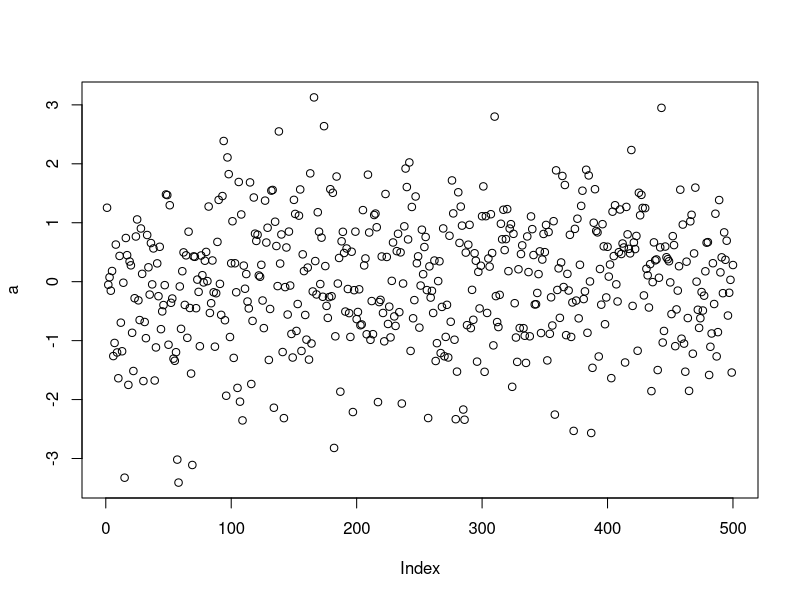
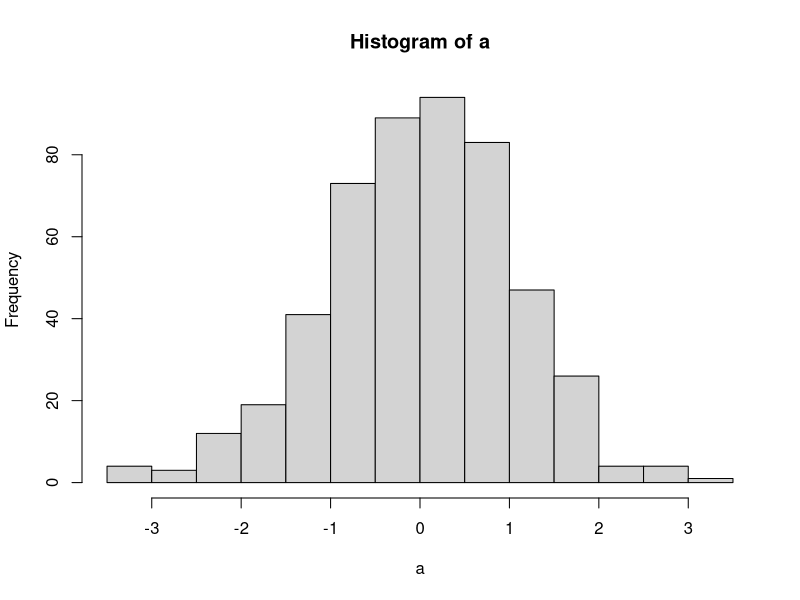
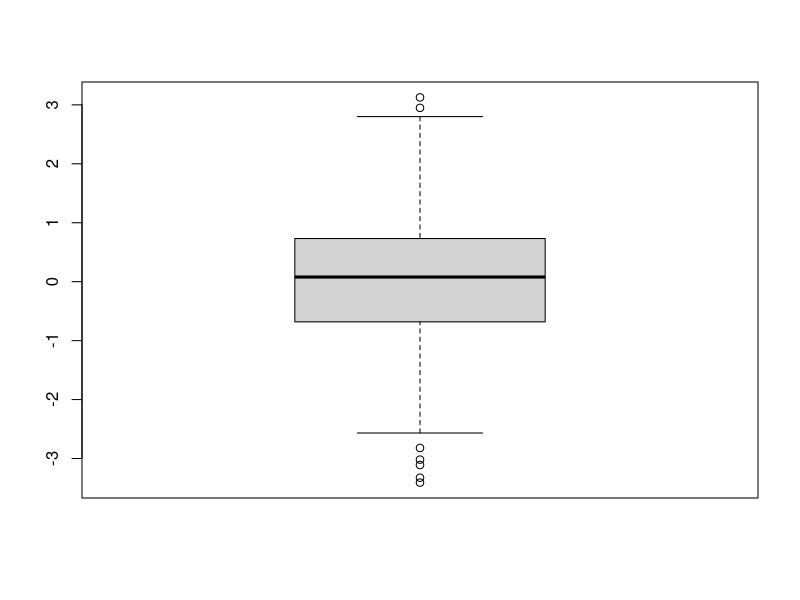
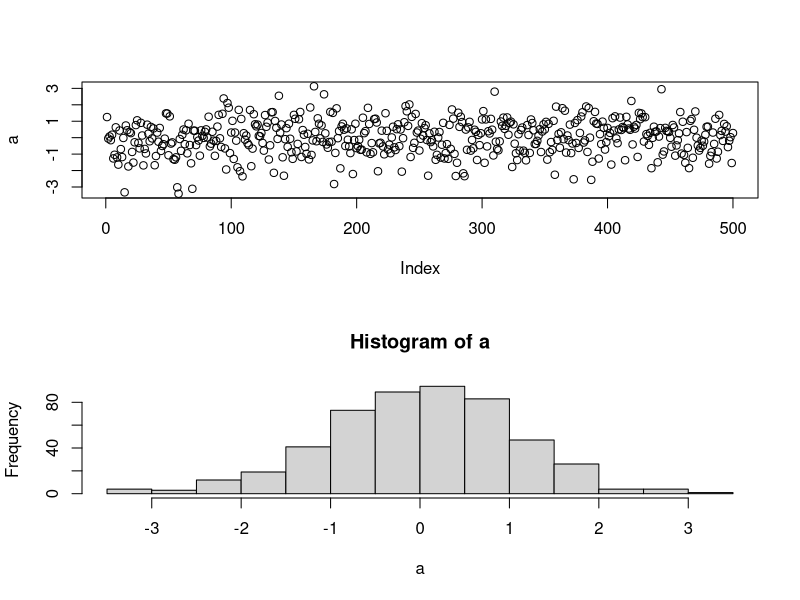
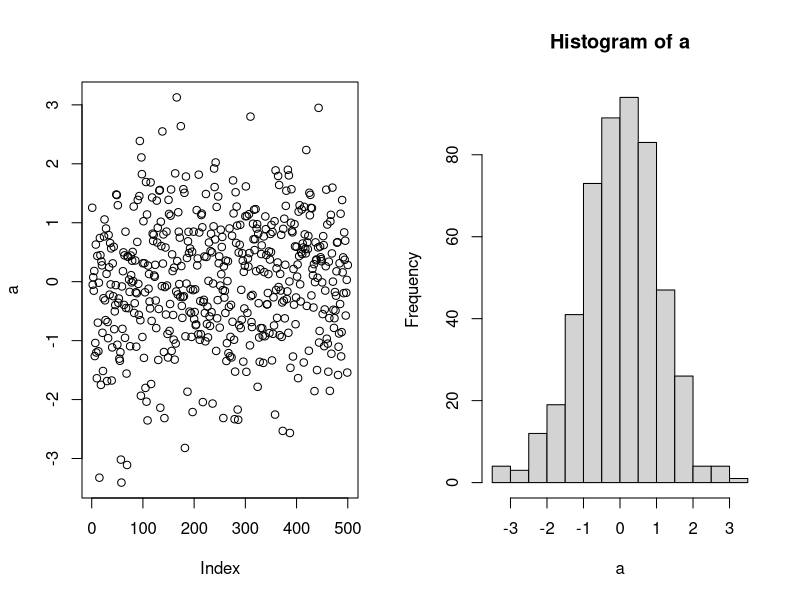
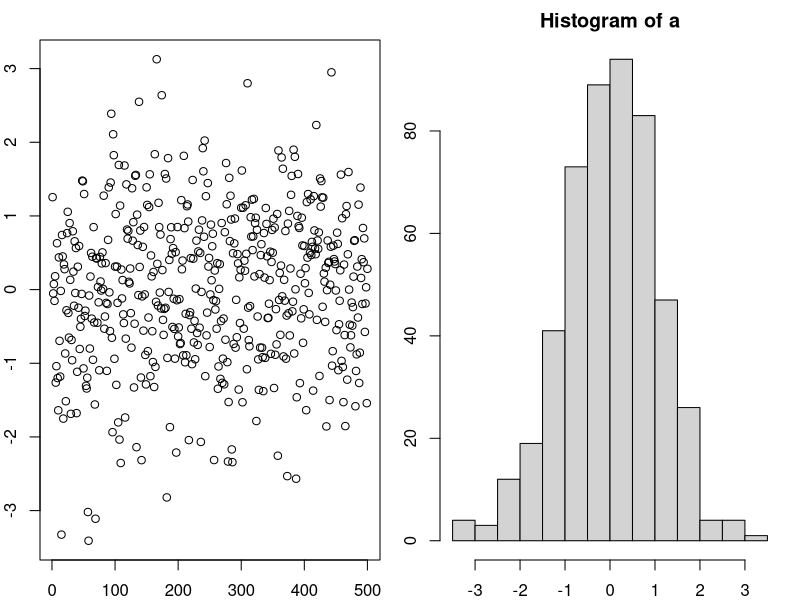
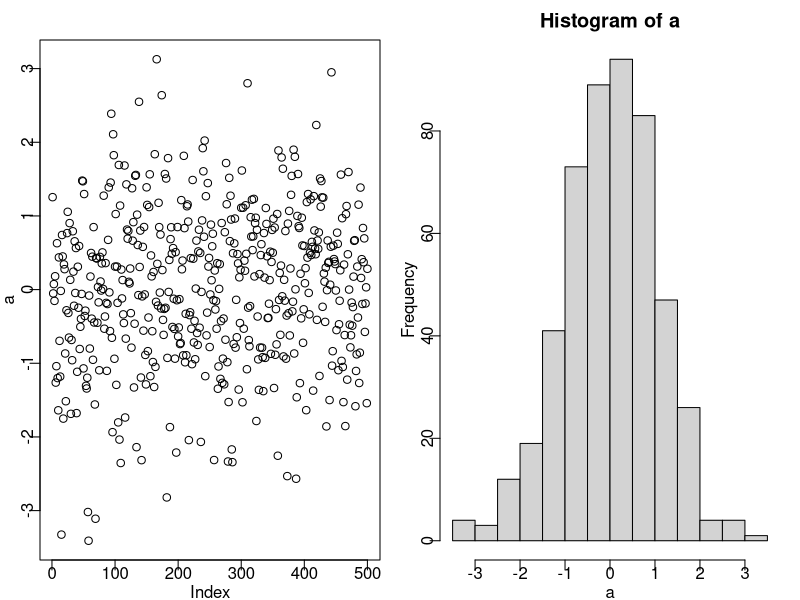
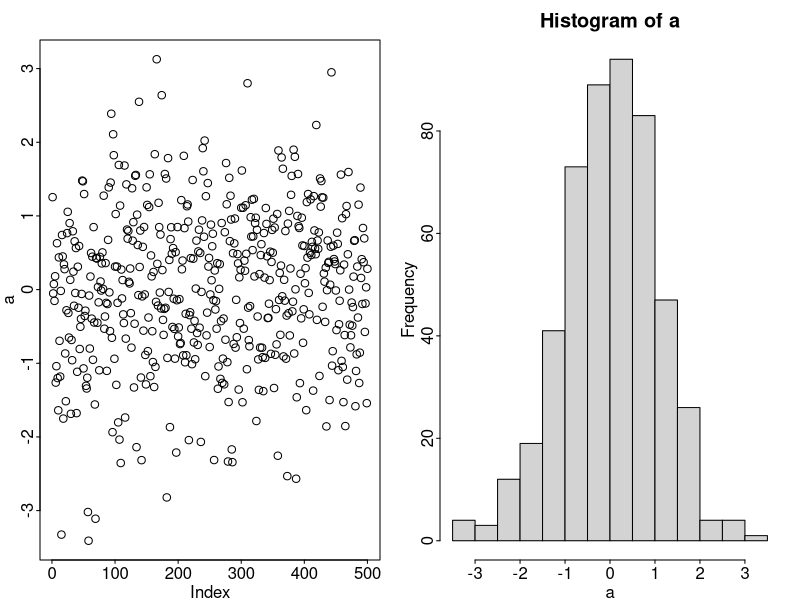

These charts were generated, in order, by the following R code:
#### Class 7: Thursday February 1

## Base graphics.
## Use of par() (`mfrow`, `mar`, `mai`, `mgp`, `tck`).
## Use of `layout()`.
## Exporting plots to different file formats.

## Base graphics
## Author of base graphics: Ross Ihaka

## We already know how to display individual plots.
a <- rnorm(500)
plot(a)
hist(a)
boxplot(a)

## What can we do if we want to display more than
## one plot together.

## First we need to introduce par().
## par() is used to query or set graphical parameters.
## There are lots of parameters, with default values:
par()
length(par())  ## Number of parameters

## You can ask for specific parameters, such as mfrow
## that determines the number of plots plotted together. 
par("mfrow")
## This means one row and one column, that only
## accomodates one plot.

## Let's modify it to two rows and one column
par(mfrow = c(2, 1))
plot(a)
hist(a)
## Now to one row and two columns
par(mfrow = c(1, 2))
plot(a)
hist(a)

## What if we want to modify margins?
## We can use mar (or mai)
## mar: A numerical vector of the form
##      c(bottom, left, top, right)
##      which gives the number of lines of margin
##      to be specified on the four sides of the plot.
##      The default is c(5, 4, 4, 2) + 0.1.
par(mar=c(2, 2, 2, 1))
plot(a)
hist(a)

## mai: Same as mar but in inches.
## par(mai = c(1.02, 0.82, 0.82, 0.42))  ## Default

## mgp: The margin line (in mex units) for the:
##  1: axis title,
##  2: axis labels and
##  3: axis line.
##  Note that mgp[1] affects title whereas mgp[2:3]
##  affect axis. The default is c(3, 1, 0).
par(mgp=c(1.1, 0.15, 0))
plot(a)
hist(a)

## Note on mex from help:
## "mex is a character size expansion factor which
## is used to describe coordinates in the margins of plots.
## Note that this does not change the font size,
## rather specifies the size of font (as a multiple of csi)
## used to convert between mar and mai, and between
## oma and omi."

## tck: The length of tick marks as a fraction of the
## smaller of the width or height of the plotting region.
## If tck >= 0.5 it is interpreted as a fraction of the
## relevant side, so if tck = 1 grid lines are drawn.
## The default setting (tck = NA) is to use tcl = -0.05.
par(tck = -0.01)
plot(a)
hist(a)

## You can set more than one parameter at the same time
par(mar = c(2, 2, 2, 1),
    mgp = c(1.1, 0.15, 0),
    tck = -0.01)
plot(a)
hist(a)

## Your turn
## Take some time to explore changing
## values for mar, mgp, and tck.

## Now, what happens if we want to show
## the three plots together
plot(a)
hist(a)
boxplot(a)
## Not good
## We can change mfrow
par(mfrow = c(2, 2))
plot(a)
hist(a)
boxplot(a)
## Not good either
par(mfrow = c(3, 1))
plot(a)
hist(a)
boxplot(a)
## Perhaps
par(mfrow = c(1,3))
plot(a)
hist(a)
boxplot(a)

## We can get a greater control if we use layout()
## Syntax:
## layout(mat,
##       widths = rep.int(1, ncol(mat)),
##       heights = rep.int(1, nrow(mat)),
##       respect = FALSE)
layout(mat = matrix(c(2, 2,
                      1, 3), 2,byrow = TRUE))
## The matrix represents how the plots
## are distributed. Each number is the
## plot (1 the first plot, 2 the second
## and 3 the third). In this case it means
## you want the second plot in the top row,
## the first plot in the second row first
## column, and the third plot in the second
## row second column
## You can use
layout.show(n = 3)
## if you need to visualize where the plots
## will be placed.

plot(a)
hist(a)
boxplot(a)

## You can change the aspect ratio using
## widths and heights.
## Changing widths
layout(mat = matrix(c(2, 2,
                      1, 3), 2,byrow = TRUE),
       widths = c(2, 1))
plot(a)
hist(a)
boxplot(a)
## The interpretation is that 2/3 of the
## space will be used by the first
## and 1/3 by the second.

## Changing heights
layout(mat = matrix(c(2, 2,
                      1, 3), 2,byrow = TRUE),
       heights = c(3, 2))
plot(a)
hist(a)
boxplot(a)

## Changing both
layout(mat = matrix(c(2, 2,
                      1, 3), 2,byrow = TRUE),
       widths = c(2, 1),
       heights = c(3, 2))
plot(a)
hist(a)
boxplot(a)


## respect=TRUE will assure that each unit
## column-width is the same physical
## measurement on the device as a unit
## row-height.
layout(mat = matrix(c(2, 2,
                      1, 3), 2, byrow = TRUE),
       widths = c(2, 1),
       heights = c(3, 2),
       respect = TRUE)
plot(a)
hist(a)
boxplot(a)

## respect can also take a matrix
## with 0 or 1 and the same
## structure as mat. In this 
## case will only be applied to
## the boxplot (but will change
## the width of the scatterplot
## as a result)
layout(mat = matrix(c(2, 2,
                      1, 3), 2, byrow = TRUE),
       widths = c(2, 1),
       heights = c(3, 2),
       respect = matrix(c(0, 0,
                          0, 1), 2, byrow = TRUE))
plot(a)
hist(a)
boxplot(a)


## Graphic querying functions

## Normal screen device
options('device')
## Current device
dev.cur()
## Note: this is created by rstudio
## Available devices
capabilities()

## Create an external screen
## X11(width = 10, height = 6)     ## for Linux
## windows(width = 10, height = 6) ## for Windows
## quartz(width = 10, height = 6)  ## for Mac
plot(a)
## The plot was sent to the external screen
## Note: The values we changed with par
## and the layout are the defaults. You need
## to resend those commands for each open
## device. 

## Creating a pdf to send the plot.
## Note: with default values of par
## and default. You can change the
## aspect ratio with width and height
## (default: 8, 8)
pdf(file = "test.pdf", width = 10, height = 6)
hist(a)
dev.off()
## dev.off() closes the device

## Modifying default values.
pdf(file = "test.pdf", width = 10, height = 6)
par(mar = c(2, 2, 2, 1),
    mgp = c(1.1, 0.15, 0),
    tck = -0.01)
layout(mat = matrix(c(2, 2,
                      1, 3), 2,byrow = TRUE),
       widths = c(2, 1),
       heights = c(3, 2),
       respect = FALSE)
plot(a)
hist(a)
boxplot(a)
dev.off()

## You can use pointsize (default 12) to
## change the sizes of text and elements
## in the plot.
pdf(file = "test.pdf", width = 10, height = 6,
    pointsize = 20)
par(mar = c(2, 2, 2, 1),
    mgp = c(1.1, 0.15, 0),
    tck = -0.01)
layout(mat = matrix(c(2, 2,
                      1, 3), 2, byrow = TRUE),
       widths = c(2, 1),
       heights = c(3, 2),
       respect = FALSE)
plot(a)
hist(a)
boxplot(a)
dev.off()

## For web, it may be better to produce a png.
## Note: units in pixels (default 480 480)
png(file = "test.png", width = 800, height = 600)
hist(a)
dev.off()
## Again, use pointsize to modify
## sizes of elements
png(file = "test.png", width = 800, height = 600,
    pointsize = 30)
hist(a)
dev.off()

## You can also produce a jpeg
jpeg(file = "test.jpeg", width = 800, height = 600)
hist(a)
dev.off()

## Library lattice, using grid graphic system, from which
## ggplot2 got inspired.
library(lattice)
demo(lattice)
